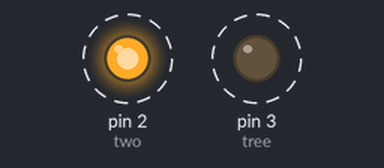
This sketch was run on a simulated Arduino Uno, built with avr-gcc and run on an emulated ATmega328P. On the bench: output pins drawn as LEDs (lit = HIGH). Dashed ring = blinking.

Above: at 0.1 s.
Timing chart, 0 to 3.0 s (numbered marks = the images above):
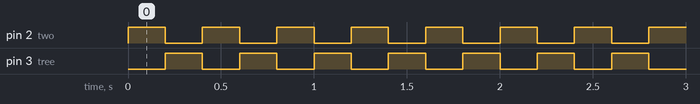

The sketch:

blink_7_diode.ino
```cpp
/*
  Blink v7: diodi

 Accensione e spegnimanto di 2 LED invertendo il verso di percorrenza
 della corrente elettrica.

 Nel circuito metteremo un LED sul pin 2 e un altro sul pin 3,
 i due LED con una resistenza in serie saranno collegati ai due LED
 (il piede + del primo LED sul pin 2 e il piedino - sul pin 3,
 viceversa per l'altro LED.

 Sostanzialmente e' un circuito a corrente alternata.


 Ricordarsi di usare una resistenza da ~320ohms per i LED.
 Resistenza = (Voltaggio_Arduino - Forward_voltage_LED) / (ampere utilizzati)
 R = (5v-1.8v) / 0.010a
 R =320ohms

 Schema: http://lab.piffa.net/schemi/diodi_bb.png
 */


int two = 2; // Pin per i LED
int tree = 3; // Pin per i LED
int pause = 200;  // Variabile richiambile nel corso dell'esecuzione


void setup() {
  pinMode(two, OUTPUT); // Abilitaiamo entrambi i LED, questo comporta
    // collegarli dalla resistenza interna!
  pinMode(tree, OUTPUT);
}


void loop() {
  digitalWrite(two, HIGH);   // turn the LED on (HIGH is the voltage level)
  digitalWrite(tree, LOW);    // turn the LED off by making the voltage LOW
  delay(pause);               // wait for a second

  digitalWrite(two, LOW);       // turn the LED off by making the voltage LOW
  digitalWrite(tree, HIGH); // turn the LED on (HIGH is the voltage level)
  delay(pause);               // wait for a second
}


/* Domande
 *
 1. Aggiungere uno stato in cui entrambi i LED sono spenti.

 */
```

Measured:
- by itself, pin 2 (two), pin 3 (tree): alternates HIGH for 0.20 s and LOW for 0.20 s
